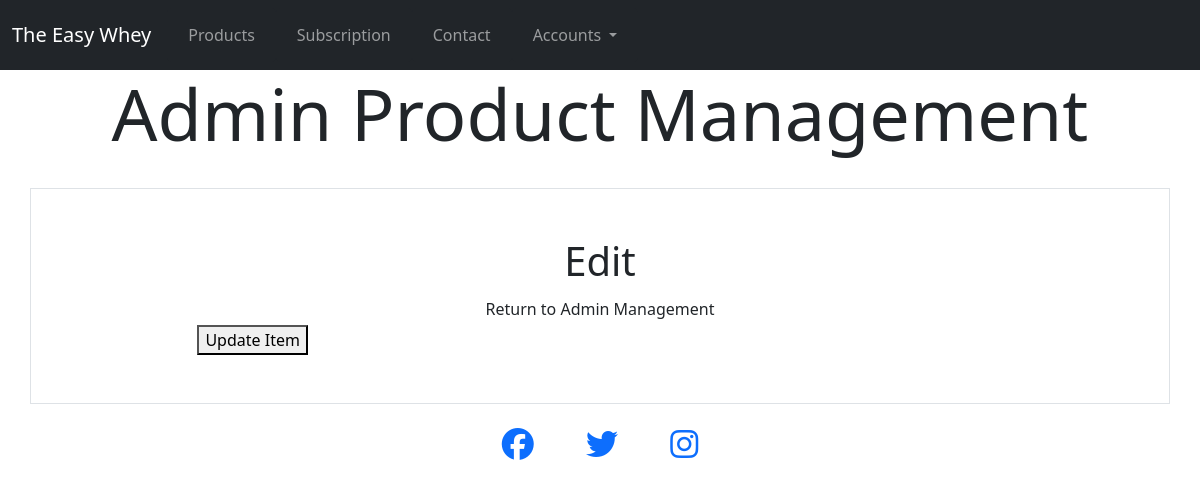
/product/admin/edit/item/44 (signed in), run on an earlier commit of the app's database.
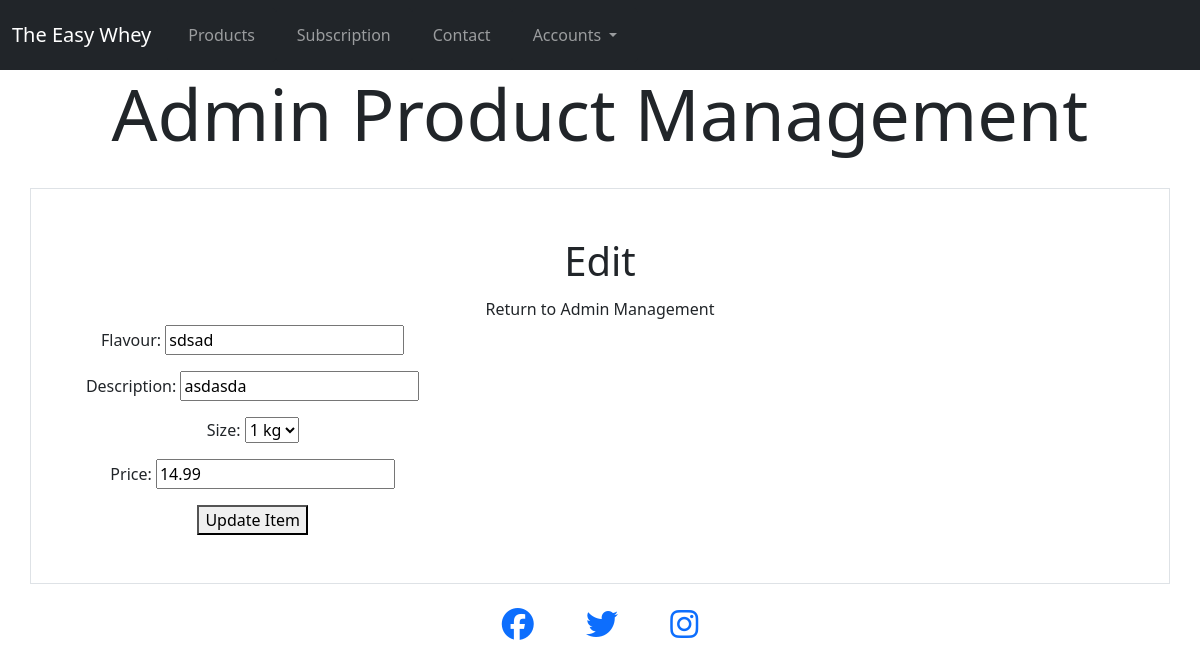
And on a later commit of the database.
### products/models.py (models this page shows, shortened)
class Product(models.Model):
    flavour = models.CharField(max_length=50, null=False, blank=False)
    description = models.CharField(max_length=200, null=False, blank=False)
    BAG_SZIES = (
    ("1","1 kg"),
    ("2","2 kg"),
    ("3","3 kg"),
    ("4","4 kg"),
    ("5","5 kg"),
    )
    size = models.CharField(max_length=1, choices=BAG_SZIES, null=False, blank=False, default="1")
    price = models.DecimalField(max_digits=5, decimal_places=2, null=False, blank=False, default="14.99")

### products/views.py (the view, shortened to what this page needs)
# urls.py: path('product/admin/edit/item/<item_id>', views.admin_edit_item, name="admin_edit_item"),
@login_required
def admin_edit_item(request, item_id):
    item_product = False
    try:
        item_product = Product.objects.get(id=item_id)
    except:
        print("Item not found")
    item_nutrition = False
    try:
        item_nutrition = Nutrition.objects.get(product_id=item_id)
    except:
        print("Item not found")
    item_ingredients = False
    try:
        item_ingredients = Ingredient.objects.get(product_id=item_id)
    except:
        print("Item not found")
    template = 'products/admin_edit_item.html'
    context = {}
    if item_product:
        product_form = ProductForm(instance=item_product)
        context["product_form"] = product_form
    if item_nutrition:
        nutrition_form = NutritionForm(instance=item_nutrition)
        context["nutrition_form"] = nutrition_form
    if item_ingredients:
        ingredients_form = IngredientForm(instance=item_ingredients)
        context["ingredients_form"] = ingredients_form
    print(context)
    return render(request, template, context)

### products/forms.py
class ProductForm(forms.ModelForm):
    class Meta:
        model = Product
        fields = '__all__'

### templates/products/admin_edit_item.html (shortened to what this page needs)
{% extends 'base.html' %}
{% load static %}
{% block header %}
<div class="container-fluid">
    <div class="row">
        <div class="col text-center">
            <h2 class="display-2">Admin Product Management</h2>
        </div>
    </div>
</div>
{% endblock %}
{% block content %}
<div class="container border py-5 px-5 mt-4">
    <div class="row justify-content-center align-items-center">
        <div class="col-md-6 text-center">
            <h1>Edit</h1>
            <a class="dropdown-item" href="{% url 'product_management' %}">Return to Admin Management</a>
        </div>
    </div>
    <div class="row">
        <div class="col-md-12 text-center">
            <div class="col-4">
                <form method="POST" class="form">
                    {{ product_form.as_p }}
                    <button class="button" type="submit" name="product_form_edit_button">Update Item</button>
                </form>
            </div>
        </div>
    </div>
</div>
{% endblock %}

What changed in the data, as far as the page shows it:
added Product: flavour "sdsad", description "asdasda", size "1 kg", price "14.99"
Also different on the page:
text now shown: "Flavour: Description: Size: Price:"
